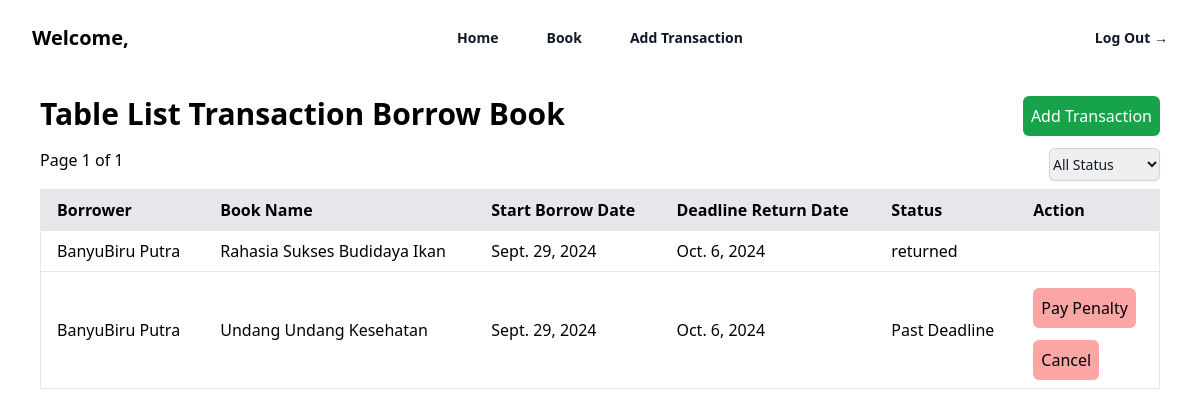
Page / (signed in) on the earlier database version.
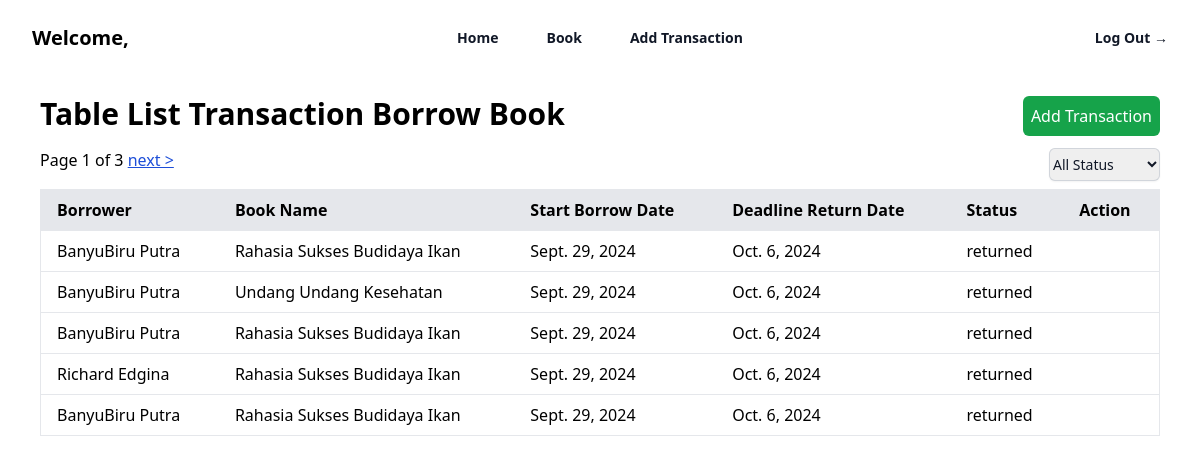
Same page on the later database version.
### pinjamBuku/models.py (models this page shows, shortened)
class Borrower(models.Model):
    full_name = models.CharField(max_length=200)
    identity_number = models.CharField(max_length=50)
    birth_date = models.DateField()
    home_place = models.CharField(max_length=200)
    status = models.CharField(max_length=20, default= "active")

class Book(models.Model):
    name = models.CharField(max_length=200)
    author = models.CharField(max_length=200)
    genre = models.CharField(max_length=50)
    quantity = models.IntegerField(default=1)
    status = models.CharField(max_length=20, default= "active")

class TransactionBorrowBook(models.Model):
    book = models.ForeignKey(Book, on_delete=models.CASCADE)
    borrower = models.ForeignKey(Borrower, on_delete=models.CASCADE)
    borrow_date = models.DateField()
    returned_date = models.DateField()
    status = models.CharField(max_length=20)
    admin = models.IntegerField(default=-2)
    @property
    def is_past_deadline(self):
        return date.today() > self.returned_date

### pinjamBuku/views.py (the view)
# urls.py: path("",views.index, name="index"),
def index(request):
    if request.user.is_authenticated:
        filter_status = request.GET.get("filter_status")
        if filter_status is None:
            filter_status = 'all'
        if filter_status == 'all':
            transactions_borrow_book = TransactionBorrowBook.objects.select_related('book').select_related('borrower').exclude(status='cancel').order_by('borrow_date')
        else:
            transactions_borrow_book = TransactionBorrowBook.objects.select_related('book').select_related('borrower').filter(status=filter_status).exclude(status='cancel').order_by('borrow_date')
        pagination = Paginator(transactions_borrow_book,5)
        page_number = request.GET.get("page")
        if page_number is None:
            page_number = 1
        page = pagination.page(page_number)
        dateNow = datetime.today()
        list_table_detail = []
        for transaction in page.object_list:
            temp_list = []
            temp_list.append(transaction.borrower.full_name)
            temp_list.append(transaction.book.name)
            temp_list.append(transaction.borrow_date)
            temp_list.append(transaction.returned_date)
            status = ""
            if transaction.is_past_deadline and transaction.status != "returned"  and transaction.status != "penalty":
                status = "Past Deadline"
            else:
                status = transaction.status
            temp_list.append(status)
            temp_list.append({
                "id":transaction.id,
                "status":status
            })
            print("type = ",type({
                "id":transaction.id,
                "status":status
            }))
            list_table_detail.append(temp_list)
        list_table_header = ['Borrower','Book Name','Start Borrow Date','Deadline Return Date','Status','Action']
        context = {
            "page" : page,
            "list_table_detail": list_table_detail,
            "list_table_header": list_table_header,
            "filter_status" : filter_status,
            "dateNow": dateNow
        }
        return render(request, "pinjamBuku/index.html", context)
    else:
        return redirect("/accounts/login/")

### pinjamBuku/templates/pinjamBuku/index.html (shortened to what this page needs)
<!DOCTYPE html>
<html lang="en">
  <head>
    {% load static %}
    <link
      href="{% static 'perpustakaanOnline/output.css' %}?v={{ timestamp }}"
      rel="stylesheet"
    />
  </head>
  <body>
    {% include "pinjamBuku/header.html"%}
    <div class="mx-10 flex justify-between mt-5">
      <h1 class="text-3xl font-bold">Table List Transaction Borrow Book</h1>
      <a href="{% url 'pinjamBuku:addTransaction'%}" class="bg-green-600 p-2 rounded-md text-white hover:cursor-pointer">Add Transaction</a>
    </div>
    <div class="mt-3 mx-10 flex justify-between">
      <span >
          <span >
              Page {{ page.number }} of {{ page.paginator.num_pages }}
          </span>
          {% if page.has_next %}
              {% if filter_status %}
                <a class="text-blue-700 underline" href="?page={{ page.next_page_number }}&filter_status={{ filter_status }}">next ></a>
                {% else %}
                <a class="text-blue-700 underline" href="?page={{ page.next_page_number }}">next ></a>
              {% endif %}
          {% endif %}
      </span>
      <select
        id="filterStatus"
        onchange="handleSelectStatusChange()"
        class="block w-fit rounded-md border-0 py-1.5 text-gray-900 shadow-sm ring-1 ring-inset ring-gray-300 focus:ring-2 focus:ring-inset focus:ring-indigo-600 sm:max-w-xs sm:text-sm sm:leading-6"
      >
       <option {% if filter_status == "all" %}Selected {%endif%}   value="all">All Status</option>
      </select>
  </div>
    {% include "pinjamBuku/table.html" with list_table_detail=list_table_detail is_Home_Page=True list_table_header=list_table_header %}
  </body>
</html>

### pinjamBuku/templates/pinjamBuku/header.html (shortened to what this page needs)
<header class="bg-white">
  <nav
    class="mx-auto flex max-w-7xl items-center justify-between p-6 lg:px-8"
    aria-label="Global"
  >
    <div class="flex lg:flex-1">
      <a href="{% url 'pinjamBuku:index'%}">
        <span class="font-bold text-xl">Welcome, </span>
      </a>
    </div>
    <div class="hidden lg:flex lg:gap-x-12">
      <a
        href="{% url 'pinjamBuku:index'%}"
        class="text-sm font-semibold leading-6 text-gray-900"
        >Home</a
      >
      <a
        href="{% url 'pinjamBuku:book'%}"
        class="text-sm font-semibold leading-6 text-gray-900"
        >Book</a
      >
      <a
        href="{% url 'pinjamBuku:addTransaction'%}"
        class="text-sm font-semibold leading-6 text-gray-900"
        >Add Transaction</a
      >
    </div>
    <div class="hidden lg:flex lg:flex-1 lg:justify-end">
      <a
        href="{% url 'accounts:logout'%}"
        class="text-sm font-semibold leading-6 text-gray-900"
        >Log Out <span aria-hidden="true">&rarr;</span></a
      >
    </div>
  </nav>
</header>

### pinjamBuku/templates/pinjamBuku/table.html (shortened to what this page needs)
<div class="overflow-x-auto mx-10 mt-2">
    <table class="min-w-full bg-white border border-gray-200">
      <thead>
        <tr class="bg-gray-200">
          {% for tableHeader in list_table_header %}
            <th class="py-2 px-4 border-b text-left">{{ tableHeader }}</th>
          {% endfor %}
        </tr>
      </thead>
      <tbody>
        {% if page %}
          {% for list_detail in list_table_detail %}
            <tr>
                {% for detail in list_detail %}
                    {% if detail.id is None %}
                        <td class="py-2 px-4 border-b">{{ detail }}</td>
                        {% else %}
                            {% if is_Home_Page %}
                                <td class="py-2 px-4 border-b">
                                    {% if detail.status == "Past Deadline"  %}
                                        <form method="POST" action="{% url 'pinjamBuku:updateStatusTransaction'%}">
                                            <input class="bg-red-300 p-2 rounded-md hover:cursor-pointer mt-2" type="submit" value="Pay Penalty" />
                                        </form>
                                        <form method="POST" action="{% url 'pinjamBuku:updateStatusTransaction'%}">
                                            <input class="bg-red-300 p-2 mt-3 rounded-md hover:cursor-pointer" type="submit" value="Cancel" />
                                        </form>
                                    {% endif %}
                                </td>
                            {% endif %}
                    {% endif %}
                {% endfor %}
            </tr>
          {% endfor %}
        {% else %}
        <tr>
          <td class="py-2 px-4 border-b text-center" colspan="5">No data available, try create new transaction</td>
        </tr>
        {% endif %}
      </tbody>
    </table>
  </div>

Differences in the rows shown:
added TransactionBorrowBook: list_detail "Sept. 29, 2024" "Oct. 6, 2024" "returned"
now on this page (row unchanged): Borrower: list_detail "Richard Edgina"
added TransactionBorrowBook: list_detail "Sept. 29, 2024" "Oct. 6, 2024" "returned"
added TransactionBorrowBook: list_detail "Sept. 29, 2024" "Oct. 6, 2024" "returned"
Other differences:
{{ page.paginator.num_pages }}: "1" → "3"
text now shown: "next >"
new list line: "returned"
new list line: "BanyuBiru Putra"
new list line: "Rahasia Sukses Budidaya Ikan"
list line gone: "Past Deadline Pay Penalty Cancel"
